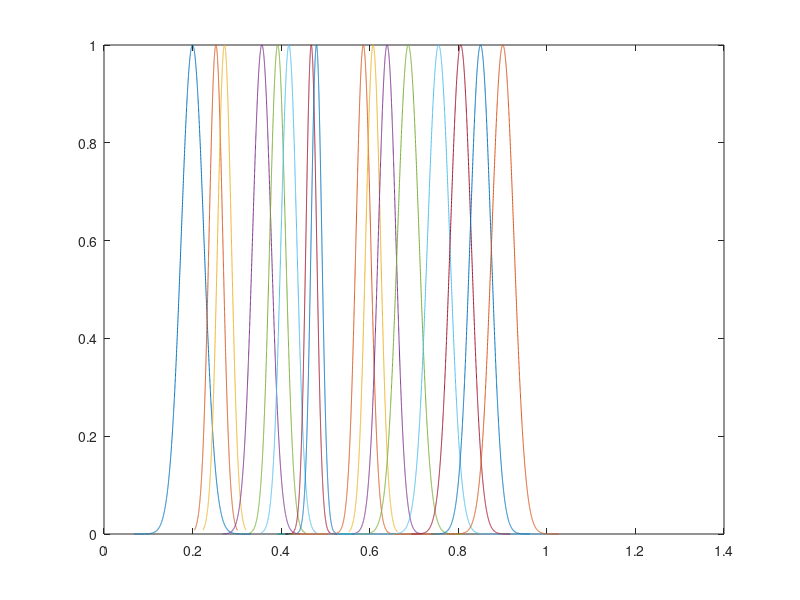

MATLAB code for this plot:
clear all
clc

%% lebal 1

centriod = 0.199940937;
width = 0.00131795;
s = 100* width;

x = -s+centriod : width* 10^-1 : s+centriod;
y = exp( - (x - centriod).^2 / width);

%% lebal 2

centriod = 0.25265893;
width = 0.000485029;
s = 100* width;

x2 = -s+centriod : width* 10^-1 : s+centriod;
y2 = exp( - (x2 - centriod).^2 / width);

%% lebal 3

centriod = 0.272060084;
width = 0.000485029;
s = 100* width;

x3 = -s+centriod : width* 10^-1 : s+centriod;
y3 = exp( - (x3 - centriod).^2 / width);

%% lebal 4
centriod = 0.356493241;
width = 0.000891013;
s = 100* width;

x4 = -s+centriod : width* 10^-1 : s+centriod;
y4 = exp( - (x4 - centriod).^2 / width);

%% lebal 5
centriod = 0.392133767;
width = 0.000634511;
s = 100* width;

x5 = -s+centriod : width* 10^-1 : s+centriod;
y5 = exp( - (x5 - centriod).^2 / width);

%% lebal 6
centriod = 0.417514218;
width = 0.000634511;
s = 100* width;

x6 = -s+centriod : width* 10^-1 : s+centriod;
y6 = exp( - (x6 - centriod).^2 / width);

%% lebal 7
centriod = 0.468010205;
width = 0.000292637;
s = 200* width;

x7 = -s+centriod : width* 10^-1 : s+centriod;
y7 = exp( - (x7 - centriod).^2 / width);

%% lebal  8
centriod = 0.479715681;
width = 0.000292637;
s = 300* width;

x8 = -s+centriod : width* 10^-1 : s+centriod;
y8 = exp( - (x8 - centriod).^2 / width);

%% lebal  9
centriod = 0.585593814;
width = 0.000552911;
s = 300* width;

x9 = -s+centriod : width* 10^-1 : s+centriod;
y9 = exp( - (x9 - centriod).^2 / width);

%% lebal  10
centriod = 0.607710273;
width = 0.000552911;
s = 100* width;

x10 = -s+centriod : width* 10^-1 : s+centriod;
y10 = exp( - (x10 - centriod).^2 / width);

%% lebal  11
centriod = 0.639249747;
width = 0.000788487;
s = 100* width;

x11 = -s+centriod : width* 10^-1 : s+centriod;
y11 = exp( - (x11 - centriod).^2 / width);

%% lebal  12
centriod = 0.687108985;
width = 0.001196481;
s = 100* width;

x12 = -s+centriod : width* 10^-1 : s+centriod;
y12 = exp( - (x12 - centriod).^2 / width);

%% lebal  13
centriod = 0.755563161;
width = 0.001248977;
s = 200* width;

x13 = -s+centriod : width* 10^-1 : s+centriod;
y13 = exp( - (x13 - centriod).^2 / width);

%% lebal  14
centriod = 0.805522229;
width = 0.001117205;
s = 100* width;

x14 = -s+centriod : width* 10^-1 : s+centriod;
y14 = exp( - (x14 - centriod).^2 / width);

%% lebal  15
centriod = 0.850210422;
width = 0.001117205;
s = 100* width;

x15 = -s+centriod : width* 10^-1 : s+centriod;
y15 = exp( - (x15 - centriod).^2 / width);

%% lebal  16
centriod = 0.9005625;
width = 0.001258802;
s = 100* width;

x16 = -s+centriod : width* 10^-1 : s+centriod;
y16 = exp( - (x16 - centriod).^2 / width);

%%
plot(x,y,x2,y2, x3, y3, x4, y4, x5, y5, x6, y6, x7, y7, x8, y8, x9, y9,x10, y10,x11, y11,x12, y12,x13, y13,x14, y14,x15, y15,x16, y16)